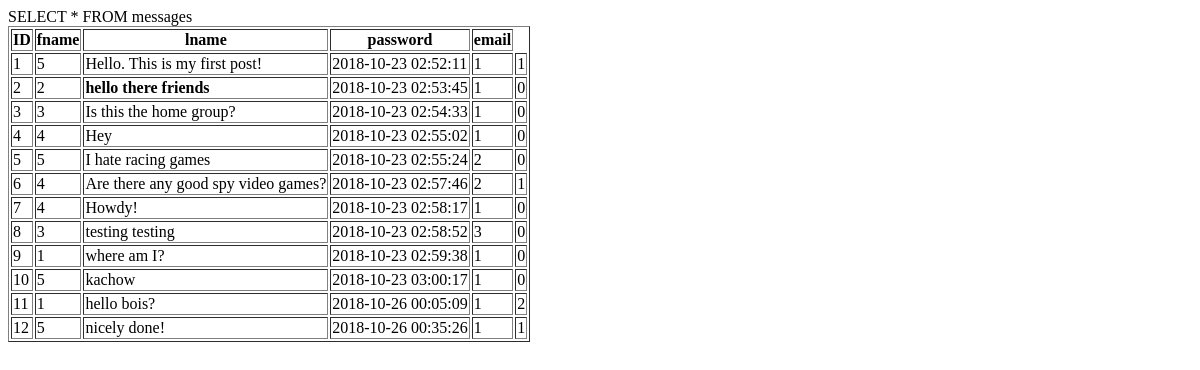
The app's page /testOutput.php, older data.
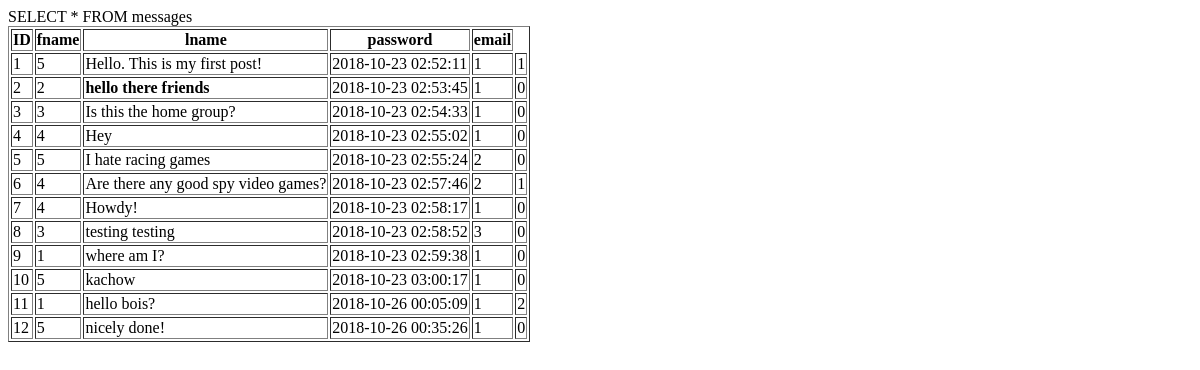
The same page, newer data.
### tables this page shows
CREATE TABLE `messages` (
  `msg_id` int(10) UNSIGNED NOT NULL,
  `user_id` int(10) UNSIGNED NOT NULL,
  `msg` varchar(6000) NOT NULL,
  `post_time` timestamp NOT NULL DEFAULT CURRENT_TIMESTAMP,
  `group_id` int(10) UNSIGNED NOT NULL,
  `likes` int(10) UNSIGNED NOT NULL,
  `dislikes` int(10) UNSIGNED NOT NULL,
  `parent_id` int(10) UNSIGNED NOT NULL DEFAULT '0',
  `hasChildren` tinyint(1) NOT NULL DEFAULT '0'
);

### testOutput.php (the view, shortened to what this page needs)
<?php
include ('connection.php');
$query = "SELECT * FROM messages";
$result = $conn->query($query);
echo "<html><body>\n";
if ($result->num_rows > 0) {
    echo "<table padding=2 border=1>\n";
    echo "<tr><th>ID<th>fname<th>lname<th>password<th>email\n";
    while($row = $result->fetch_assoc()) {
        echo "<tr><td>" . $row["msg_id"] . "<td>" . $row["user_id"] . "<td>" . $row["msg"] . "<td>" . $row["post_time"] . "<td>" . $row["group_id"] . "<td>" . $row["likes"] . "\n";
    }
} else {
    echo "0 results";
}
echo "</body></html>";
?>

Row changes from the older to the newer data that the page shows:
changed messages "nicely done!": likes "1" → "0"
